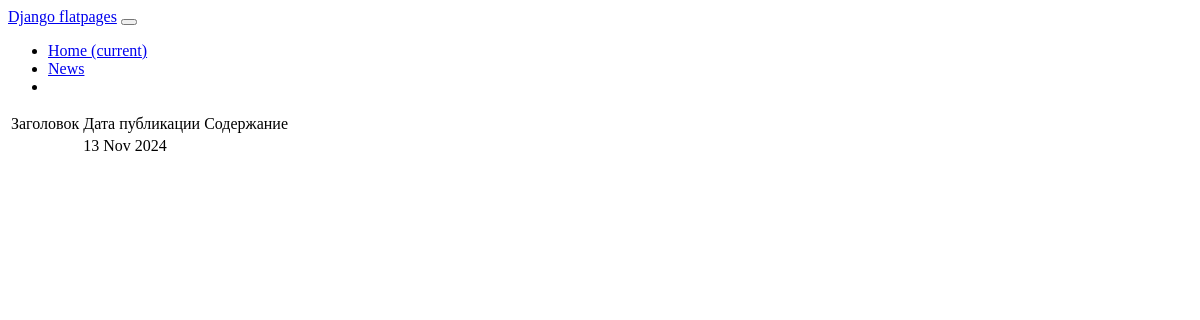
The page /news/1/ on the database as committed earlier.
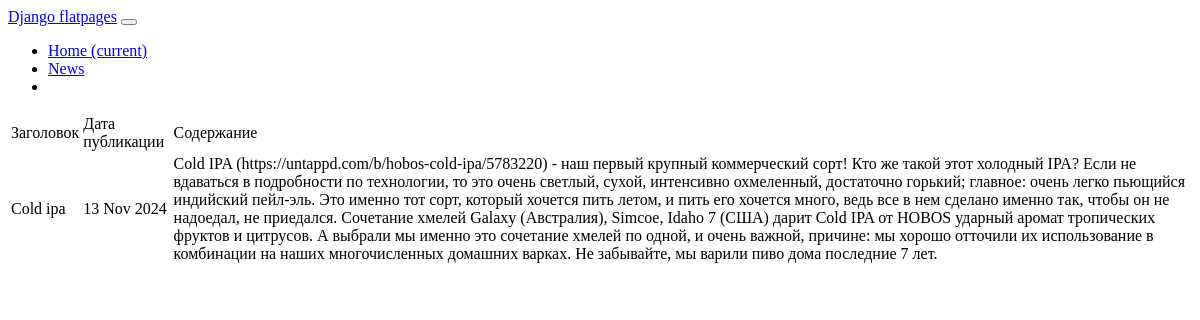
The same page on the database as committed later.
### news/models.py (models this page shows, shortened)
class Post(models.Model):
    news = 'NW'
    articles = 'AR'
    POST_TYPES = [
        (news, 'Новость'),
        (articles, 'Статья')
    ]
    author = models.ForeignKey(Author, on_delete=models.CASCADE)
    post_type = models.CharField(max_length=2, choices=POST_TYPES, default=news)
    date_in = models.DateTimeField(auto_now_add=True)
    category = models.ManyToManyField(Category, through="PostCategory")
    title = models.CharField(max_length=255)
    text = models.TextField()
    rating = models.IntegerField(default=0)

### news/views.py (the view)
# urls.py: path('<int:pk>/', PostDetail.as_view(), name='post_filter'),
class PostDetail(DetailView):
    model = Post
    template_name = 'details.html'
    context_object_name = 'new'

### news/templatetags/custom_filters.py (called while the page is built)
@register.filter()
def censor(value):
    for word in censor_list:
        value = value.replace(word[1:], '*' * len(word[1:]))
    return value

### templates/details.html
{% extends 'default.html' %}
{% load custom_filters %}
{% block content %}
{% if new %}
       <table>
           <tr>
               <td>Заголовок</td>
               <td>Дата публикации</td>
               <td>Содержание</td>
           </tr>
           <tr>
               <td>{{ new.title }}</td>
               <td>{{ new.date_in|date:'d M Y' }}</td>
               <td>{{ new.text|censor }}</td>
           </tr>
{% else %}
Тут ничего нет
{% endif %}
{% endblock content %}

### templates/default.html (shortened to what this page needs)
<!DOCTYPE html>
<html lang="en">
    <head>
        {% load static %}
        <link href="{% static 'css/styles.css' %}" rel="stylesheet" />
    </head>
    <body>
        <nav class="navbar navbar-expand-lg navbar-dark bg-dark static-top">
            <div class="container">
                <a class="navbar-brand" href="#">Django flatpages</a>
                <button class="navbar-toggler" type="button" data-toggle="collapse"
                        data-target="#navbarResponsive"
                        aria-controls="navbarResponsive" aria-expanded="false"
                        aria-label="Toggle navigation">
                </button>
                <div class="collapse navbar-collapse" id="navbarResponsive">
                    <ul class="navbar-nav ml-auto">
                        <li class="nav-item active">
                            <a class="nav-link" href="#">Home
                                <span class="sr-only">(current)</span>
                            </a>
                        </li>
                        <li class="nav-item">
                            <a class="nav-link" href="/news/">News</a>
                        </li>
                        <li class="nav-item">
                        </li>
                    </ul>
               </div>
           </div>
        </nav>
        <div class="container">
            <div class="row">
                <div class="col-lg-12 text-center">
                    {% block content %}{% endblock content %}
                </div>
            </div>
        </div>
    </body>
</html>

Rows that differ between the two databases and show on the page:
changed Post: title (not shown) → "Cold ipa"; text|censor (not shown) → "Cold IPA (https://untappd.com/b/hobos-cold-ipa/5783220) - наш первый крупный коммерческий сорт! Кто же такой этот холодный IPA? Если не вдаваться в подробности по технологии, то это очень светлый, сухой, интенсивно охмеленный, достаточно горький; главное: очень легко пьющийся индийский пейл-эль. Это именно тот сорт, который хочется пить летом, и пить его хочется много, ведь все в нем сделано именно так, чтобы он не надоедал, не приедался. Сочетание хмелей Galaxy (Австралия), Simcoe, Idaho 7 (США) дарит Cold IPA от HOBOS ударный аромат тропических фруктов и цитрусов. А выбрали мы именно это сочетание хмелей по одной, и очень важной, причине: мы хорошо отточили их использование в комбинации…"
